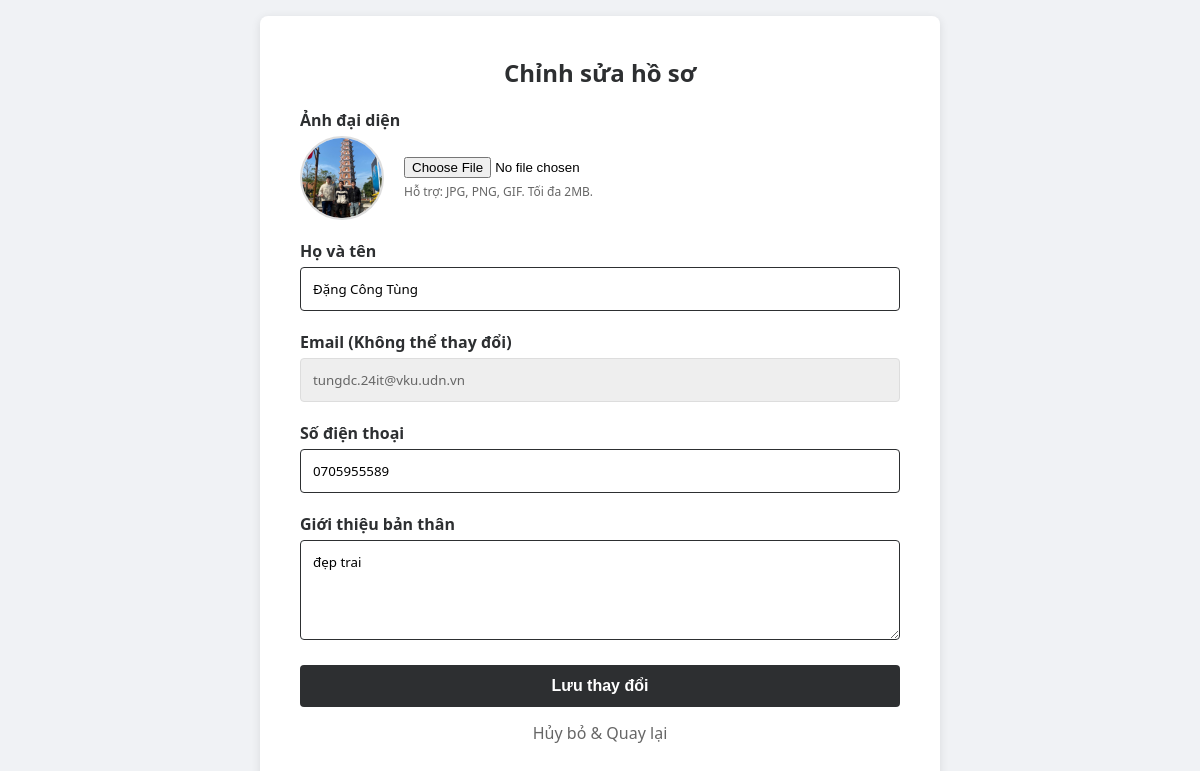
Screenshot of /DoAnCoSo2Elearning/edit_profile.php (signed in) with the database file from the repository.
### tables this page shows
CREATE TABLE `users` (
  `id` int(11) NOT NULL,
  `ho_ten` varchar(100) NOT NULL,
  `email` varchar(100) NOT NULL,
  `mat_khau` varchar(255) NOT NULL,
  `role` enum('student','lecturer','admin') DEFAULT 'student',
  `avatar` varchar(255) DEFAULT NULL,
  `ngay_tao` datetime DEFAULT current_timestamp(),
  `so_dien_thoai` varchar(20) DEFAULT NULL,
  `gioi_thieu` text DEFAULT NULL,
  `reset_token` varchar(10) DEFAULT NULL,
  `reset_expiry` datetime DEFAULT NULL
);

### DoAnCoSo2Elearning/edit_profile.php (the view, shortened to what this page needs)
<?php
include 'database.php';
$user_id = $_SESSION['user_id'];
$sql = "SELECT * FROM users WHERE id = $user_id";
$user = mysqli_fetch_assoc(mysqli_query($conn, $sql));
$avatar_url = !empty($user['avatar']) ? "uploads/avatars/" . $user['avatar'] : "https://cdn-icons-png.flaticon.com/512/149/149071.png";
?>
<!DOCTYPE html>
<html lang="vi">
<head>
    <link rel="stylesheet" href="https://cdnjs.cloudflare.com/ajax/libs/font-awesome/6.4.0/css/all.min.css">
</head>
<body>
<div class="edit-container">
    <h2>Chỉnh sửa hồ sơ</h2>
    <form method="POST" enctype="multipart/form-data">
        <div class="form-group">
            <label>Ảnh đại diện</label>
            <div class="avatar-upload">
                <img src="<?php echo $avatar_url; ?>" class="current-avatar">
                <div>
                    <input type="file" name="avatar_file" accept="image/*">
                    <div style="font-size:12px; color:#666; margin-top:5px;">Hỗ trợ: JPG, PNG, GIF. Tối đa 2MB.</div>
                </div>
            </div>
        </div>
        <div class="form-group">
            <label>Họ và tên</label>
            <input type="text" name="ho_ten" value="<?php echo htmlspecialchars($user['ho_ten']); ?>" required>
        </div>
        <div class="form-group">
            <label>Email (Không thể thay đổi)</label>
            <input type="text" value="<?php echo htmlspecialchars($user['email']); ?>" disabled style="background:#eee; color:#666; border-color:#ddd;">
        </div>
        <div class="form-group">
            <label>Số điện thoại</label>
            <input type="text" name="so_dien_thoai" value="<?php echo htmlspecialchars($user['so_dien_thoai'] ?? ''); ?>" placeholder="Nhập số điện thoại...">
        </div>
        <div class="form-group">
            <label>Giới thiệu bản thân</label>
            <textarea name="gioi_thieu" placeholder="Hãy viết gì đó về bạn..."><?php echo htmlspecialchars($user['gioi_thieu'] ?? ''); ?></textarea>
        </div>
        <button type="submit" class="btn-save">Lưu thay đổi</button>
        <a href="profile.php" class="btn-cancel">Hủy bỏ & Quay lại</a>
    </form>
</div>
</body>
</html>

### DoAnCoSo2Elearning/edit_profile.php (style rules this page uses)
body { font-family: 'Segoe UI', sans-serif; background-color: #f0f2f5; margin: 0; display:flex; justify-content:center; align-items:center; min-height:100vh; }
.edit-container { background: #fff; width: 600px; padding: 40px; border-radius: 8px; box-shadow: 0 2px 10px rgba(0,0,0,0.1); }
h2 { text-align: center; color: #2d2f31; margin-top: 0; }
.form-group { margin-bottom: 20px; }
label { display: block; font-weight: bold; margin-bottom: 5px; color: #2d2f31; }
input[type="text"], textarea { width: 100%; padding: 12px; border: 1px solid #2d2f31; border-radius: 4px; box-sizing: border-box; font-family: inherit; }
textarea { resize: vertical; min-height: 100px; }
.avatar-upload { display: flex; align-items: center; gap: 20px; margin-bottom: 20px; }
.current-avatar { width: 80px; height: 80px; border-radius: 50%; object-fit: cover; border: 2px solid #ddd; }
.btn-save { background: #2d2f31; color: #fff; border: none; padding: 12px 20px; width: 100%; border-radius: 4px; font-weight: bold; cursor: pointer; font-size: 16px; }
.btn-cancel { display: block; text-align: center; margin-top: 15px; color: #666; text-decoration: none; }

### rows the page displays
users: avatar (picture), ho_ten "Đặng Công Tùng", email "tungdc.24it@vku.udn.vn", so_dien_thoai "0705955589", gioi_thieu "đẹp trai"
